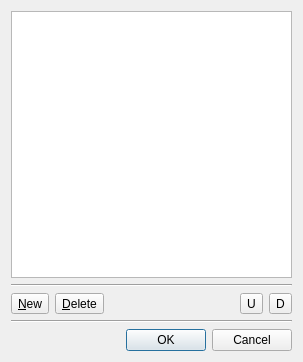
<?xml version="1.0" encoding="UTF-8"?>
<ui version="4.0">
 <class>StringListDialog</class>
 <widget class="QDialog" name="StringListDialog">
  <property name="geometry">
   <rect>
    <x>0</x>
    <y>0</y>
    <width>303</width>
    <height>362</height>
   </rect>
  </property>
  <property name="windowTitle">
   <string>Dialog</string>
  </property>
  <layout class="QVBoxLayout" name="verticalLayout">
   <item>
    <widget class="QListWidget" name="listWidget">
     <property name="enabled">
      <bool>true</bool>
     </property>
     <property name="toolTip">
      <string>Items List</string>
     </property>
    </widget>
   </item>
   <item>
    <widget class="Line" name="line">
     <property name="orientation">
      <enum>Qt::Horizontal</enum>
     </property>
    </widget>
   </item>
   <item>
    <layout class="QHBoxLayout" name="buttonsLayout">
     <item>
      <widget class="QToolButton" name="newListItemButton">
       <property name="toolTip">
        <string>New Item</string>
       </property>
       <property name="text">
        <string>&amp;New</string>
       </property>
      </widget>
     </item>
     <item>
      <widget class="QToolButton" name="deleteListItemButton">
       <property name="toolTip">
        <string>Delete Item</string>
       </property>
       <property name="text">
        <string>&amp;Delete</string>
       </property>
      </widget>
     </item>
     <item>
      <spacer>
       <property name="orientation">
        <enum>Qt::Horizontal</enum>
       </property>
       <property name="sizeHint" stdset="0">
        <size>
         <width>16</width>
         <height>10</height>
        </size>
       </property>
      </spacer>
     </item>
     <item>
      <widget class="QToolButton" name="moveListItemUpButton">
       <property name="toolTip">
        <string>Move Item Up</string>
       </property>
       <property name="text">
        <string>U</string>
       </property>
      </widget>
     </item>
     <item>
      <widget class="QToolButton" name="moveListItemDownButton">
       <property name="toolTip">
        <string>Move Item Down</string>
       </property>
       <property name="text">
        <string>D</string>
       </property>
      </widget>
     </item>
    </layout>
   </item>
   <item>
    <widget class="Line" name="line_2">
     <property name="orientation">
      <enum>Qt::Horizontal</enum>
     </property>
    </widget>
   </item>
   <item>
    <widget class="QDialogButtonBox" name="buttonBox">
     <property name="orientation">
      <enum>Qt::Horizontal</enum>
     </property>
     <property name="standardButtons">
      <set>QDialogButtonBox::Cancel|QDialogButtonBox::Ok</set>
     </property>
    </widget>
   </item>
  </layout>
 </widget>
 <resources/>
 <connections>
  <connection>
   <sender>buttonBox</sender>
   <signal>accepted()</signal>
   <receiver>StringListDialog</receiver>
   <slot>accept()</slot>
   <hints>
    <hint type="sourcelabel">
     <x>248</x>
     <y>254</y>
    </hint>
    <hint type="destinationlabel">
     <x>157</x>
     <y>274</y>
    </hint>
   </hints>
  </connection>
  <connection>
   <sender>buttonBox</sender>
   <signal>rejected()</signal>
   <receiver>StringListDialog</receiver>
   <slot>reject()</slot>
   <hints>
    <hint type="sourcelabel">
     <x>316</x>
     <y>260</y>
    </hint>
    <hint type="destinationlabel">
     <x>286</x>
     <y>274</y>
    </hint>
   </hints>
  </connection>
 </connections>
</ui>
